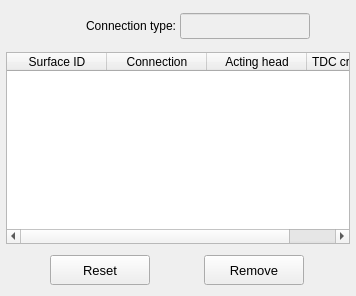
           <widget class="QWidget" name="tab_list">
            <attribute name="title">
             <string>List</string>
            </attribute>
            <layout class="QGridLayout" name="gridLayout_9">
             <property name="leftMargin">
              <number>2</number>
             </property>
             <property name="topMargin">
              <number>6</number>
             </property>
             <property name="rightMargin">
              <number>2</number>
             </property>
             <property name="bottomMargin">
              <number>2</number>
             </property>
             <property name="spacing">
              <number>2</number>
             </property>
             <item row="0" column="0">
              <widget class="QFrame" name="frame_remove_selection">
               <property name="minimumSize">
                <size>
                 <width>0</width>
                 <height>40</height>
                </size>
               </property>
               <property name="maximumSize">
                <size>
                 <width>16777215</width>
                 <height>72</height>
                </size>
               </property>
               <property name="frameShape">
                <enum>QFrame::Shape::NoFrame</enum>
               </property>
               <property name="frameShadow">
                <enum>QFrame::Shadow::Raised</enum>
               </property>
               <layout class="QGridLayout" name="gridLayout_5">
                <property name="leftMargin">
                 <number>4</number>
                </property>
                <property name="topMargin">
                 <number>4</number>
                </property>
                <property name="rightMargin">
                 <number>4</number>
                </property>
                <property name="bottomMargin">
                 <number>4</number>
                </property>
                <property name="spacing">
                 <number>4</number>
                </property>
                <item row="1" column="2">
                 <widget class="QLineEdit" name="lineEdit_connection_type">
                  <property name="enabled">
                   <bool>false</bool>
                  </property>
                  <property name="minimumSize">
                   <size>
                    <width>130</width>
                    <height>0</height>
                   </size>
                  </property>
                  <property name="maximumSize">
                   <size>
                    <width>130</width>
                    <height>26</height>
                   </size>
                  </property>
                  <property name="focusPolicy">
                   <enum>Qt::FocusPolicy::ClickFocus</enum>
                  </property>
                  <property name="styleSheet">
                   <string notr="true"/>
                  </property>
                  <property name="alignment">
                   <set>Qt::AlignmentFlag::AlignCenter</set>
                  </property>
                 </widget>
                </item>
                <item row="1" column="1">
                 <widget class="QLabel" name="label_3">
                  <property name="minimumSize">
                   <size>
                    <width>130</width>
                    <height>0</height>
                   </size>
                  </property>
                  <property name="maximumSize">
                   <size>
                    <width>130</width>
                    <height>16777215</height>
                   </size>
                  </property>
                  <property name="text">
                   <string>Connection type:</string>
                  </property>
                  <property name="alignment">
                   <set>Qt::AlignmentFlag::AlignRight|Qt::AlignmentFlag::AlignTrailing|Qt::AlignmentFlag::AlignVCenter</set>
                  </property>
                 </widget>
                </item>
                <item row="1" column="0">
                 <spacer name="horizontalSpacer_7">
                  <property name="orientation">
                   <enum>Qt::Orientation::Horizontal</enum>
                  </property>
                  <property name="sizeHint" stdset="0">
                   <size>
                    <width>40</width>
                    <height>20</height>
                   </size>
                  </property>
                 </spacer>
                </item>
                <item row="1" column="3">
                 <spacer name="horizontalSpacer_8">
                  <property name="orientation">
                   <enum>Qt::Orientation::Horizontal</enum>
                  </property>
                  <property name="sizeHint" stdset="0">
                   <size>
                    <width>40</width>
                    <height>20</height>
                   </size>
                  </property>
                 </spacer>
                </item>
               </layout>
              </widget>
             </item>
             <item row="1" column="0">
              <widget class="QFrame" name="frame_treeWidget">
               <property name="frameShape">
                <enum>QFrame::Shape::NoFrame</enum>
               </property>
               <property name="frameShadow">
                <enum>QFrame::Shadow::Raised</enum>
               </property>
               <layout class="QGridLayout" name="gridLayout_8">
                <property name="leftMargin">
                 <number>4</number>
                </property>
                <property name="topMargin">
                 <number>4</number>
                </property>
                <property name="rightMargin">
                 <number>4</number>
                </property>
                <property name="bottomMargin">
                 <number>0</number>
                </property>
                <property name="spacing">
                 <number>4</number>
                </property>
                <item row="1" column="0">
                 <widget class="QTreeWidget" name="treeWidget_compressor_excitation">
                  <property name="minimumSize">
                   <size>
                    <width>0</width>
                    <height>0</height>
                   </size>
                  </property>
                  <property name="maximumSize">
                   <size>
                    <width>1000</width>
                    <height>1000</height>
                   </size>
                  </property>
                  <property name="font">
                   <font>
                    <family>MS Shell Dlg 2</family>
                    <pointsize>9</pointsize>
                    <italic>false</italic>
                    <bold>false</bold>
                   </font>
                  </property>
                  <property name="frameShape">
                   <enum>QFrame::Shape::StyledPanel</enum>
                  </property>
                  <property name="frameShadow">
                   <enum>QFrame::Shadow::Sunken</enum>
                  </property>
                  <property name="indentation">
                   <number>0</number>
                  </property>
                  <column>
                   <property name="text">
                    <string>Surface ID</string>
                   </property>
                   <property name="font">
                    <font>
                     <family>MS Shell Dlg 2</family>
                     <pointsize>9</pointsize>
                     <italic>false</italic>
                     <bold>false</bold>
                    </font>
                   </property>
                   <property name="textAlignment">
                    <set>AlignCenter</set>
                   </property>
                  </column>
                  <column>
                   <property name="text">
                    <string>Connection</string>
                   </property>
                   <property name="font">
                    <font>
                     <family>MS Shell Dlg 2</family>
                     <pointsize>9</pointsize>
                     <italic>false</italic>
                     <bold>false</bold>
                    </font>
                   </property>
                   <property name="textAlignment">
                    <set>AlignCenter</set>
                   </property>
                  </column>
                  <column>
                   <property name="text">
                    <string>Acting head</string>
                   </property>
                   <property name="textAlignment">
                    <set>AlignCenter</set>
                   </property>
                  </column>
                  <column>
                   <property name="text">
                    <string>TDC crank angle</string>
                   </property>
                   <property name="textAlignment">
                    <set>AlignCenter</set>
                   </property>
                  </column>
                 </widget>
                </item>
               </layout>
              </widget>
             </item>
             <item row="2" column="0">
              <widget class="QFrame" name="frame_remove_buttons">
               <property name="minimumSize">
                <size>
                 <width>0</width>
                 <height>48</height>
                </size>
               </property>
               <property name="maximumSize">
                <size>
                 <width>16777215</width>
                 <height>48</height>
                </size>
               </property>
               <property name="frameShape">
                <enum>QFrame::Shape::NoFrame</enum>
               </property>
               <property name="frameShadow">
                <enum>QFrame::Shadow::Raised</enum>
               </property>
               <layout class="QGridLayout" name="gridLayout_7">
                <property name="leftMargin">
                 <number>0</number>
                </property>
                <property name="topMargin">
                 <number>0</number>
                </property>
                <property name="rightMargin">
                 <number>0</number>
                </property>
                <property name="bottomMargin">
                 <number>0</number>
                </property>
                <item row="0" column="1">
                 <widget class="QPushButton" name="pushButton_remove">
                  <property name="minimumSize">
                   <size>
                    <width>100</width>
                    <height>30</height>
                   </size>
                  </property>
                  <property name="maximumSize">
                   <size>
                    <width>100</width>
                    <height>30</height>
                   </size>
                  </property>
                  <property name="font">
                   <font>
                    <family>MS Shell Dlg 2</family>
                    <pointsize>10</pointsize>
                    <italic>false</italic>
                    <bold>false</bold>
                   </font>
                  </property>
                  <property name="styleSheet">
                   <string notr="true"/>
                  </property>
                  <property name="text">
                   <string>Remove</string>
                  </property>
                  <property name="autoDefault">
                   <bool>false</bool>
                  </property>
                  <property name="status" stdset="0">
                   <string/>
                  </property>
                 </widget>
                </item>
                <item row="0" column="0">
                 <widget class="QPushButton" name="pushButton_reset">
                  <property name="minimumSize">
                   <size>
                    <width>100</width>
                    <height>30</height>
                   </size>
                  </property>
                  <property name="maximumSize">
                   <size>
                    <width>100</width>
                    <height>30</height>
                   </size>
                  </property>
                  <property name="font">
                   <font>
                    <family>MS Shell Dlg 2</family>
                    <pointsize>10</pointsize>
                    <italic>false</italic>
                    <bold>false</bold>
                   </font>
                  </property>
                  <property name="styleSheet">
                   <string notr="true"/>
                  </property>
                  <property name="text">
                   <string>Reset</string>
                  </property>
                  <property name="autoDefault">
                   <bool>false</bool>
                  </property>
                 </widget>
                </item>
               </layout>
              </widget>
             </item>
            </layout>
           </widget>
